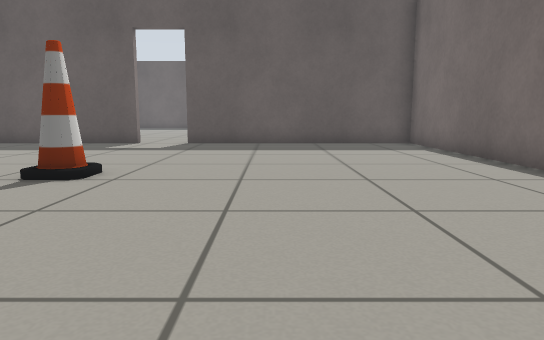
view 1 (above)

18 first-person views from a walk through a world built for the Gazebo simulator. The camera is 0.5 m above the floor, tilts 8° down and sees 70° across. The lines on the ground mark 1 m squares. The floor is counted in squares, 0.5 m on a side. Each view is taken from the middle of a square. On the plan, view 1 faces up. The plan holds only what a view shows up to about 13 squares ahead; the rest is blank.

view 2
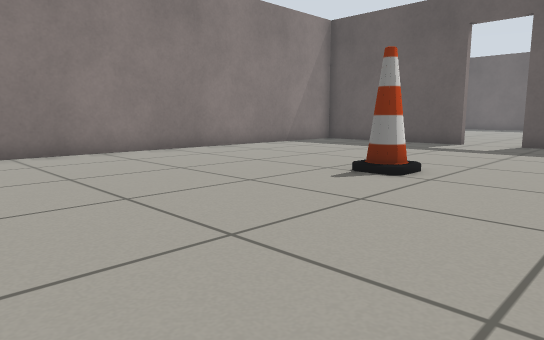

view 3
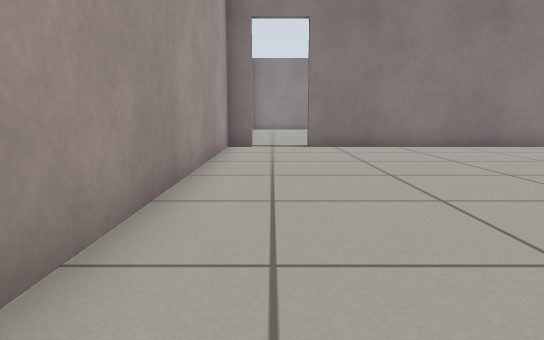

view 4
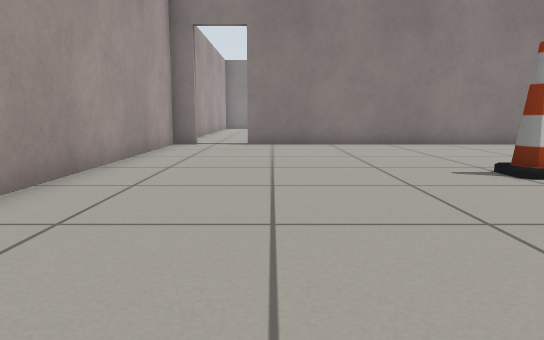

view 5
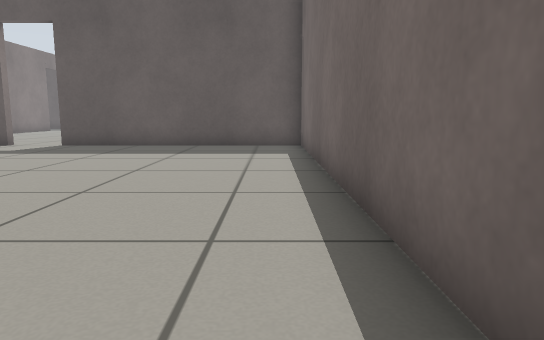

view 6
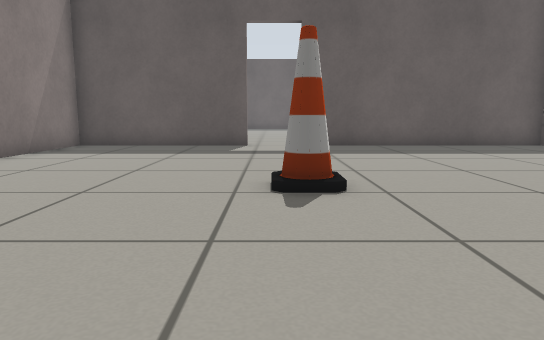

view 7
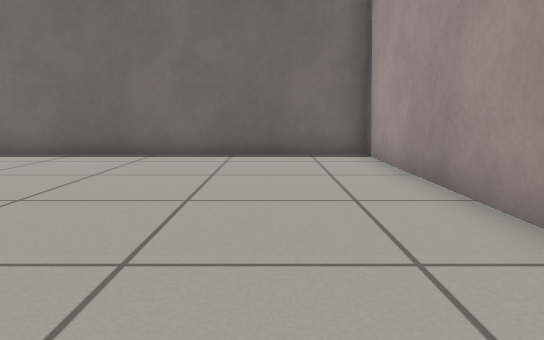

view 8
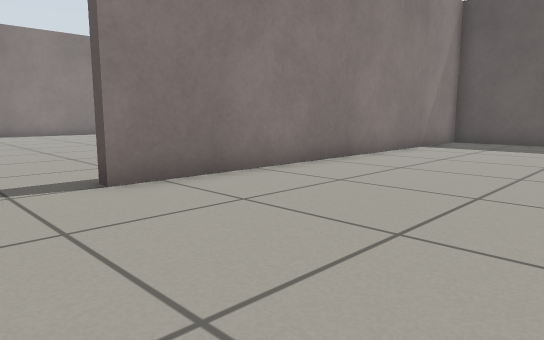

view 9
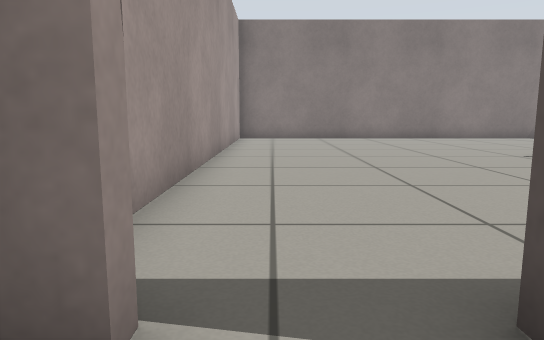

view 10
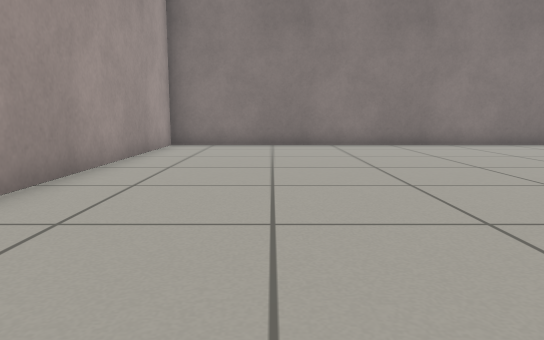

view 11
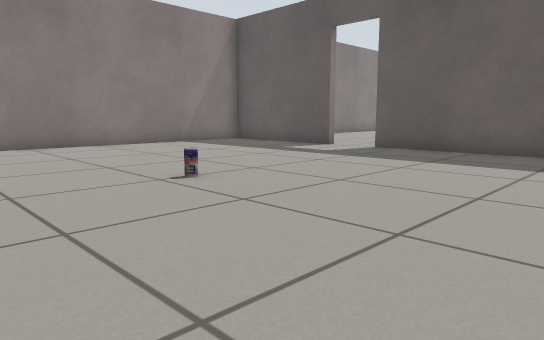

view 12
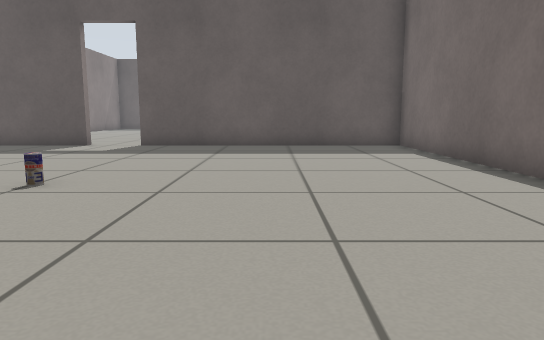

view 13
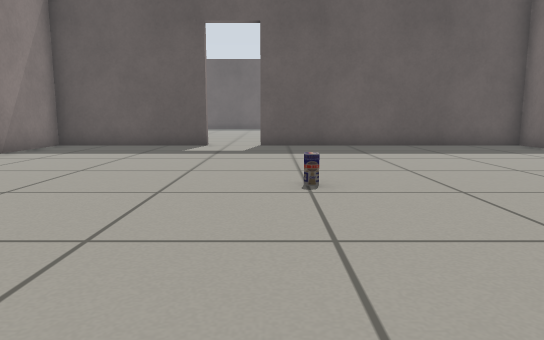

view 14
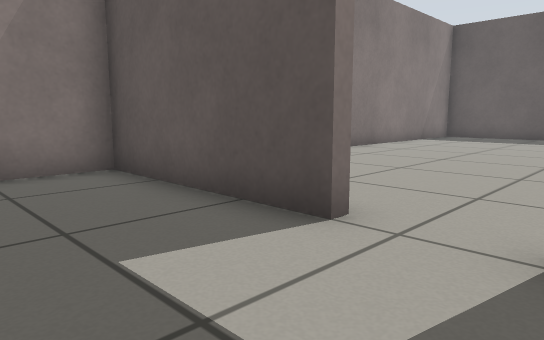

view 15
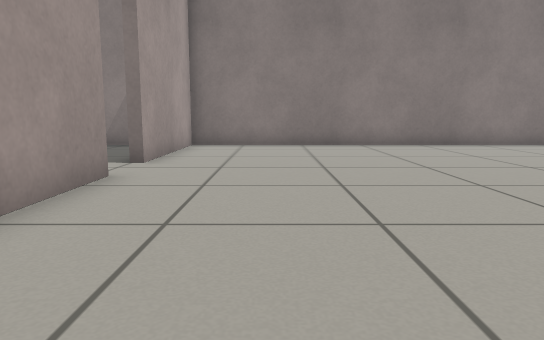

view 16
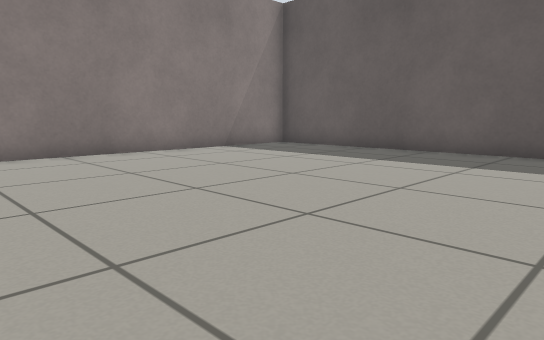

view 17
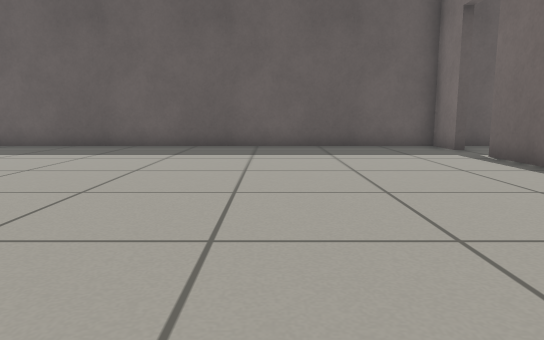

view 18
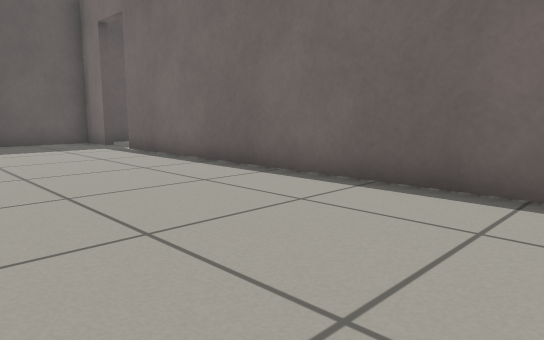

### Floor plan
Points are (right, up) in squares from view 1. A wall is a line through its corners. A room is listed if a view was taken in it or the views show most of it. See-through windows are left out.
Room 1 (views 1, 2, 3, 4, 5, 6, 7, 8, 9)
walls: (-4.8, 14) (-10.4, 14) (-10.4, 1.1); (-10.4, -0.6) (-10.4, -1.4) (5, -1.4) (5, 14) (-3.1, 14)
ways out: open door at (-10.7, 0.3) to room 2; open door at (-3.5, 14)
objects: cone (-4, 6) to (-3, 7)
Room 2 (views 10, 11, 12, 13, 14)
walls: (-21.2, 14) (-26.1, 14) (-26.1, -1.4) (-12.8, -1.4); (-10.7, 7) (-10.7, 14) (-19.4, 14)
ways out: open door at (-10.7, 0.3) to room 1; open door at (-20.5, 14) to room 3
objects: drink can (-18, 7)
Room 3 (views 15, 16, 17, 18)
walls: (-19.5, 14.3) (-16.7, 14.3); (-26.1, 28) (-26.1, 14.3) (-21.2, 14.3); (-10.7, 15.9) (-10.7, 26.5); (-10.7, 28.1) (-10.7, 29.7) (-24.9, 29.7)
ways out: open door at (-20.5, 14) to room 2; open door at (-10.7, 27.3)

Where each view was taken, in squares from view 1:
view 1: 0 up, 0 right, facing up
view 2: 0 up, 0 right, facing up-left
view 3: 0 up, 2 right, facing left
view 4: 2 up, 3 right, facing left
view 5: 1 up, 4 right, facing up
view 6: 1 up, 4 left, facing up
view 7: 1 up, 5 left, facing right
view 8: 1 down, 5 left, facing up-left
view 9: 0 up, 9 left, facing left
view 10: 2 up, 13 left, facing left
view 11: 3 up, 13 left, facing up-left
view 12: 1 up, 15 left, facing up
view 13: 1 up, 19 left, facing up
view 14: 11 up, 19 left, facing up-left
view 15: 17 up, 13 left, facing left
view 16: 19 up, 16 left, facing up-left
view 17: 17 up, 16 left, facing up
view 18: 15 up, 16 left, facing up-right
